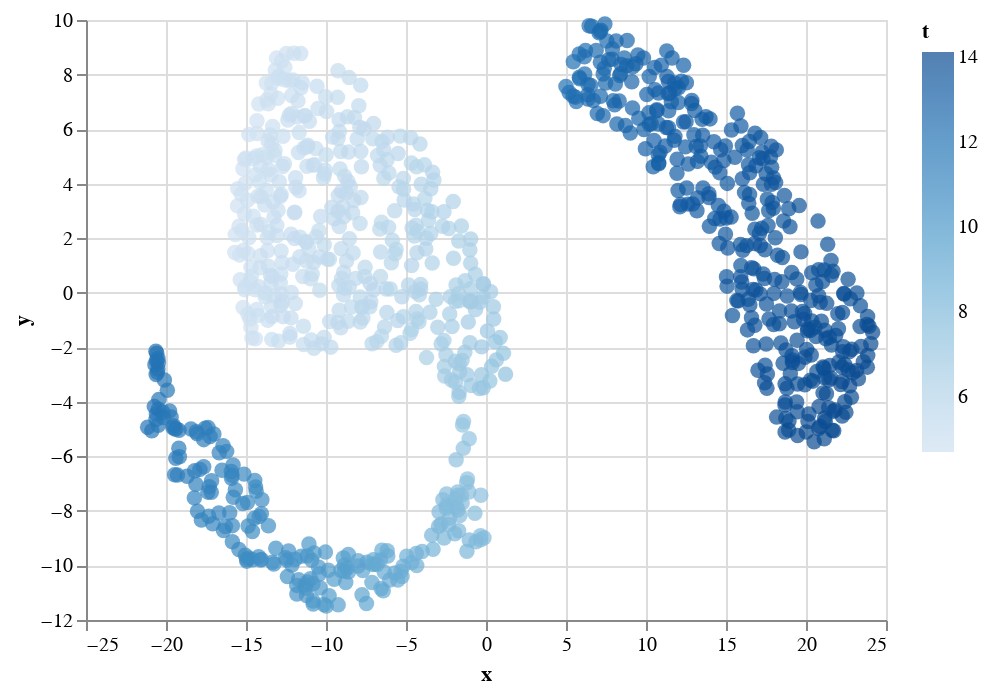
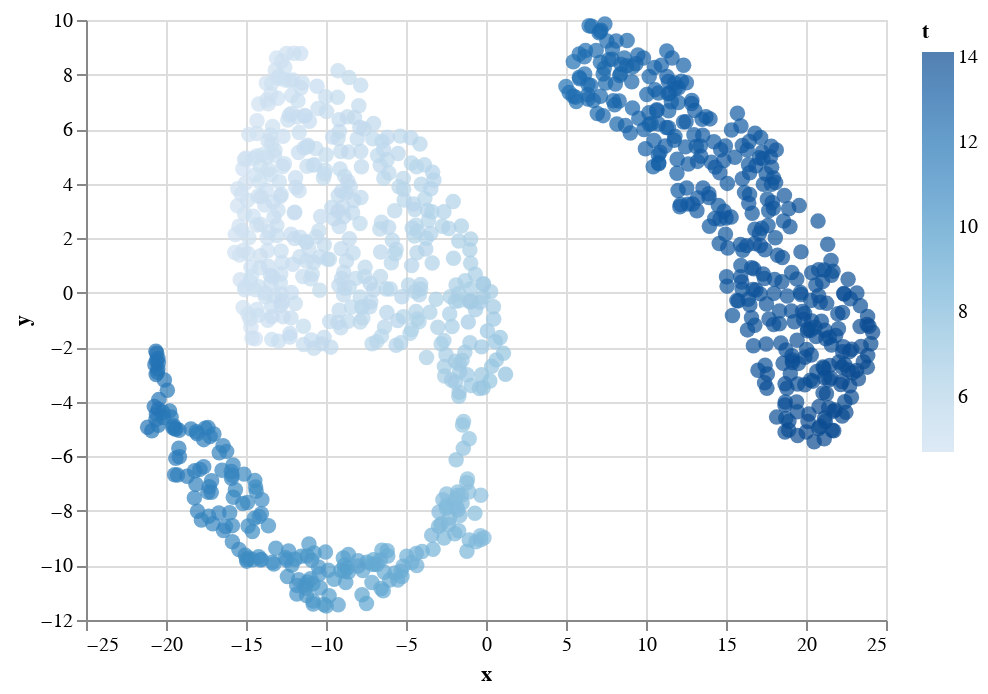

Source (notebook cell) for these figures, in order:
### Code cell
plots = [
    plot_swiss_emb(Z1, t),
    plot_swiss_emb(Z2, t)
]

[display(p) for p in plots]

### Figure 1 — Vega-Lite specification as saved in the notebook (floating-point values rounded to 4 significant figures; data arrays with more than 128 entries replaced by an {"elided": "..."} marker saying what was removed)
{"config": {"view": {"continuousWidth": 300, "continuousHeight": 300}}, "data": {"name": "data-4a1c39bf95f98cd6a2843711b627a586"}, "mark": {"type": "circle", "size": 60}, "encoding": {"color": {"field": "t", "type": "quantitative"}, "x": {"field": "x", "type": "quantitative"}, "y": {"field": "y", "type": "quantitative"}}, "height": 300, "width": 400, "$schema": "https://vega.github.io/schema/vega-lite/v5.20.1.json", "datasets": {"data-4a1c39bf95f98cd6a2843711b627a586": {"elided": "940 records"}}}

### Figure 2 — Vega-Lite specification as saved in the notebook (floating-point values rounded to 4 significant figures; data arrays with more than 128 entries replaced by an {"elided": "..."} marker saying what was removed)
{"config": {"view": {"continuousWidth": 300, "continuousHeight": 300}}, "data": {"name": "data-50c4024f35d56cf17328a8defe8bdb83"}, "mark": {"type": "circle", "size": 60}, "encoding": {"color": {"field": "t", "type": "quantitative"}, "x": {"field": "x", "type": "quantitative"}, "y": {"field": "y", "type": "quantitative"}}, "height": 300, "width": 400, "$schema": "https://vega.github.io/schema/vega-lite/v5.20.1.json", "datasets": {"data-50c4024f35d56cf17328a8defe8bdb83": {"elided": "940 records"}}}
